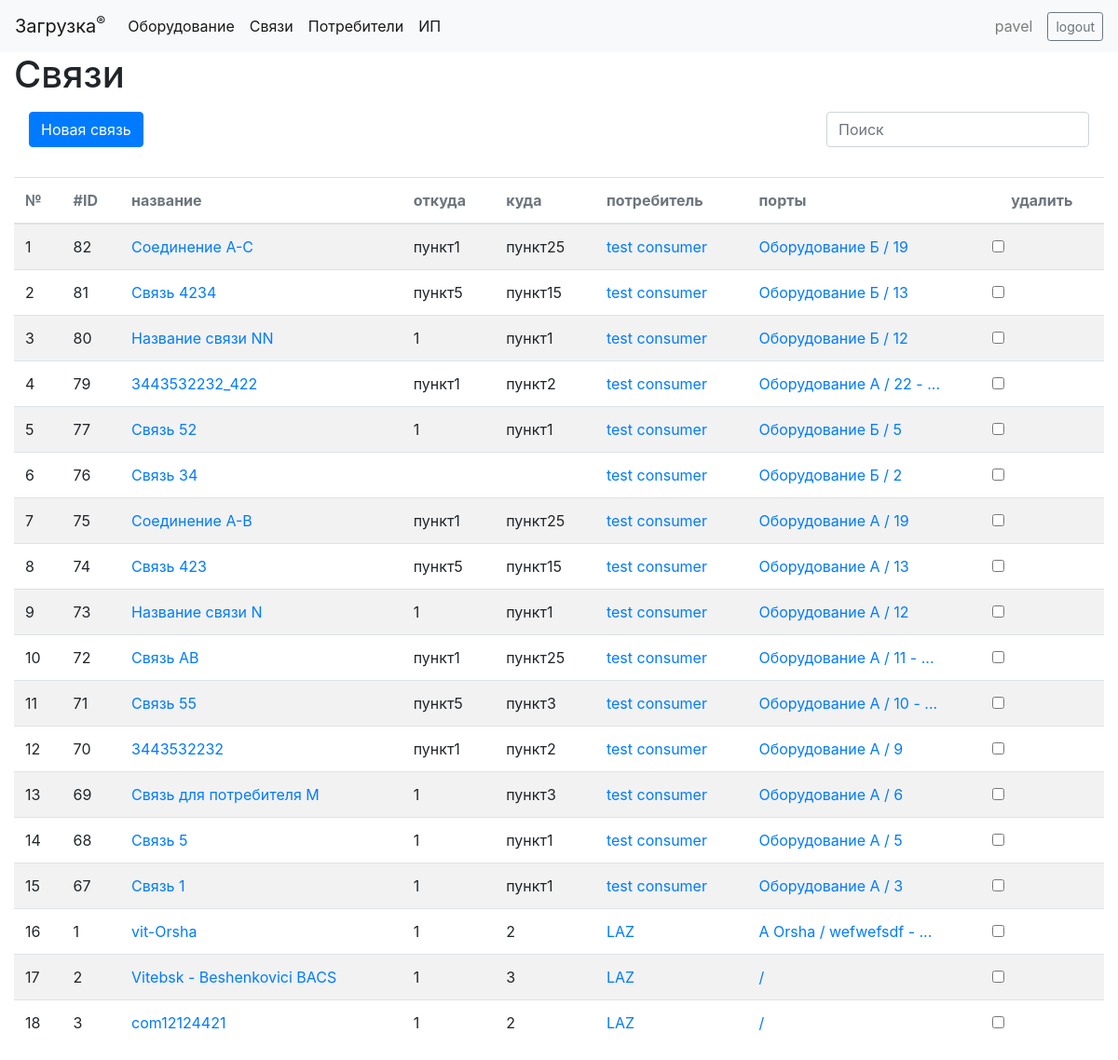
/register/communications/ (signed in), run on an earlier commit of the app's database.
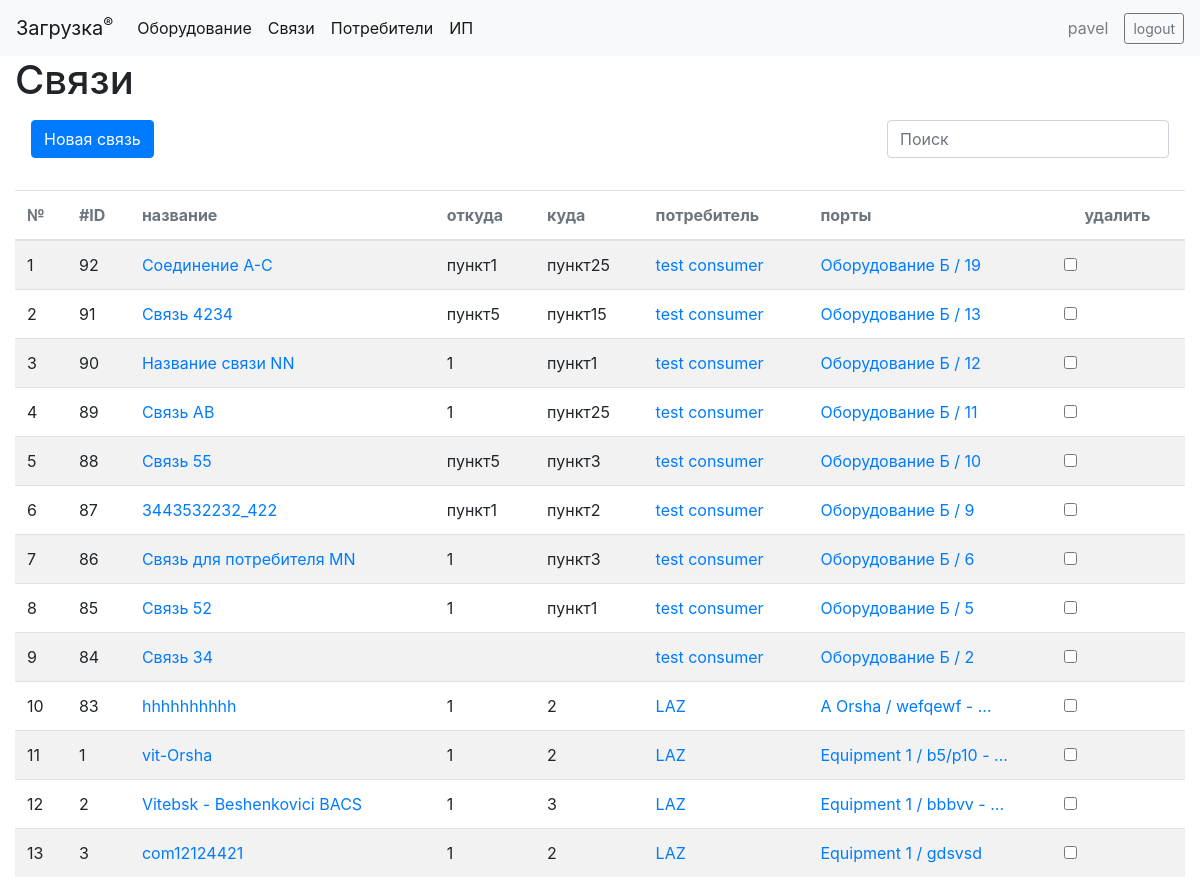
And on a later commit of the database.
### register/models.py (models this page shows, shortened)
class Communication(models.Model):
    service_status_choices = [
        ('E', 'enabled'),
        ('D', 'disabled')
    ]
    name = models.CharField(max_length=150, null=False)
    service_status = models.CharField(max_length=1, choices=service_status_choices, default='E')
    create_date = models.DateTimeField(auto_now_add=True)
    note = models.TextField(null=True, blank=True)
    direction_from = models.ForeignKey(EndPoint, on_delete=models.RESTRICT, null=True, related_name='direction_from')
    direction_to = models.ForeignKey(EndPoint, on_delete=models.RESTRICT, null=True, related_name='direction_to')
    consumer = models.ForeignKey(Consumer, on_delete=models.RESTRICT, related_name='communications')
    communication_type = models.ForeignKey(InterfaceType, null=True, on_delete=models.SET_NULL, related_name='communications')
    class Meta:
        unique_together = ('name', 'direction_from', 'direction_to', 'consumer', 'communication_type')
    def get_absolute_url(self):
        return reverse('communication_detail', args=[str(self.id)])

class EndPoint(models.Model):
    code = models.CharField(max_length=100, unique=True)
    name = models.CharField(max_length=100, null=True, blank=True)
    note = models.TextField(null=True, blank=True)

class Consumer(models.Model):
    name = models.CharField(max_length=100, unique=True)
    telephone = models.TextField(max_length=1000, null=True, blank=True)
    note = models.TextField(null=True, blank=True)

class Port(models.Model):
    media_type_choices = [
        ('E', 'electrical'),
        ('O', 'optical'),
        ('V', 'virtual')
    ]
    equipment = models.ForeignKey('Equipment', on_delete=models.CASCADE, related_name='ports', blank=True)
    interface_type = models.ForeignKey('InterfaceType', on_delete=models.RESTRICT, related_name='ports')
    media_type = models.CharField(max_length=1, choices=media_type_choices, default='E')
    port_name = models.CharField(max_length=30, blank=True)
    note = models.TextField(null=True, blank=True)
    frame_name = models.CharField(max_length=30, blank=True)  # Информация о рамке, на которой расшит порт (вместо frame с OneToOneField).
    connected_to = models.OneToOneField('Port', on_delete=models.RESTRICT, related_name='connected_from', blank=True, null=True)
    frame = models.OneToOneField('Port', on_delete=models.RESTRICT, related_name='port', blank=True, null=True)
    communication = models.ForeignKey('Communication', on_delete=models.RESTRICT, null=True, blank=True, related_name='ports')
    class Meta:
        unique_together = ('port_name', 'equipment',)

class Equipment(models.Model):
    type_choices = [
        ('E', 'Оборудование'),
        ('O', 'Оптические кроссы'),
        ('F', 'Рамки'),
        ('V', 'Виртуальные объекты'),
        ('S', 'Системы'),
        ('-', 'Другое'),
        ('', '---------'),
    ]
    name = models.CharField(max_length=100)
    endpoint = models.ForeignKey('EndPoint', on_delete=models.RESTRICT, default=None, null=True, related_name='equipments')
    location = models.CharField(max_length=100, null=True)
    note = models.TextField(null=True, blank=True)
    type = models.CharField(max_length=1, choices=type_choices, default='-')
    endpoint_opposite = models.ForeignKey('EndPoint', on_delete=models.RESTRICT, default=None, null=True, blank=True, related_name='systems')
    class Meta:
        unique_together = ('name', 'type',)

### register/views.py (the view)
# urls.py: path('communications/', views.CommunicationsListView.as_view(), name='communications'),
class CommunicationsListView(generic.ListView):
    model = Communication
    ordering = ['-create_date']

### register/templates/register/communication_list.html (shortened to what this page needs)
{% extends "base_generic.html" %}
{% block content %}
    <h1>Связи</h1>
    <div class="navbar navbar-light justify-content-between">
            <a href="{% url 'communication_create' %}" class="btn btn-primary">Новая связь</a>
        <div class="inline">
            <input id="search" class="form-control mr-sm-2" type="search" placeholder="Поиск" aria-label="Search">
        </div>
    </div>
    <br>
    {% if communication_list %}
        <div id="table_container">
            {% include 'communications_table.html' %}
        </div>
    {% else %}
      <p>There are no communications.</p>
    {% endif %}
{% endblock %}

### register/templates/communications_table.html (shortened to what this page needs)
<table class="table table-striped">
    <thead class="text-secondary">
        <th>№</th>
        <th>#ID</th>
        <th>название</th>
        <th>откуда</th>
        <th>куда</th>
        <th>потребитель</th>
        <th>порты</th>
        <th>удалить</th>
    </thead>
    <tbody>
        {% for communication in communication_list %}
            <tr>
                <td>
                    {{ forloop.counter }}
                </td>
                <td>
                    {{ communication.id }}
                </td>
                <td>
                    <a href="{% url 'communication_update' communication.pk %}?next={{ request.path }}">{{ communication.name }}</a>
                </td>
                <td>
                    {{ communication.direction_from.code }}
                </td>
                <td>
                    {{ communication.direction_to.code }}
                </td>
                <td> <a href="{% url 'consumer_detail' communication.consumer.pk %}">{{ communication.consumer.name }}</a></td>
                <td>
                    <a href="{{ communication.get_absolute_url }}">
                    {{ communication.ports.all.0.equipment.name }} / {{ communication.ports.all.0.port_name }} {% if communication.ports.all|length > 1%} - ...{% endif %}</a>
                </td>
                <td>
                    <input class="form-check-input" type="checkbox" id="delete-{{communication.id}}" data-communication_id="{{communication.id}}">
                </td>
            </tr>
        {% endfor %}
    </tbody>
</table>

What changed in the data, as far as the page shows it:
removed Communication: id "82", name "Соединение А-C", direction_from.code "пункт1", direction_to.code "пункт25", consumer.name "test consumer", ports.all.0.equipment.name "Оборудование Б", ports.all.0.port_name "19"
removed Communication: id "81", name "Связь 4234", direction_from.code "пункт5", direction_to.code "пункт15", consumer.name "test consumer", ports.all.0.equipment.name "Оборудование Б", ports.all.0.port_name "13"
removed Communication: id "80", name "Название связи NN", direction_from.code "1", direction_to.code "пункт1", consumer.name "test consumer", ports.all.0.equipment.name "Оборудование Б", ports.all.0.port_name "12"
removed Communication: id "79", name "3443532232_422", direction_from.code "пункт1", direction_to.code "пункт2", consumer.name "test consumer", ports.all.0.equipment.name "Оборудование А", ports.all.0.port_name "22"
removed Communication: id "77", name "Связь 52", direction_from.code "1", direction_to.code "пункт1", consumer.name "test consumer", ports.all.0.equipment.name "Оборудование Б", ports.all.0.port_name "5"
removed Communication: id "76", name "Связь 34", consumer.name "test consumer", ports.all.0.equipment.name "Оборудование Б", ports.all.0.port_name "2"
removed Communication: id "75", name "Соединение А-В", direction_from.code "пункт1", direction_to.code "пункт25", consumer.name "test consumer", ports.all.0.equipment.name "Оборудование А", ports.all.0.port_name "19"
removed Communication: id "74", name "Связь 423", direction_from.code "пункт5", direction_to.code "пункт15", consumer.name "test consumer", ports.all.0.equipment.name "Оборудование А", ports.all.0.port_name "13"
removed Communication: id "73", name "Название связи N", direction_from.code "1", direction_to.code "пункт1", consumer.name "test consumer", ports.all.0.equipment.name "Оборудование А", ports.all.0.port_name "12"
removed Communication: id "72", name "Связь АВ", direction_from.code "пункт1", direction_to.code "пункт25", consumer.name "test consumer", ports.all.0.equipment.name "Оборудование А", ports.all.0.port_name "11"
removed Communication: id "71", name "Связь 55", direction_from.code "пункт5", direction_to.code "пункт3", consumer.name "test consumer", ports.all.0.equipment.name "Оборудование А", ports.all.0.port_name "10"
removed Communication: id "70", name "3443532232", direction_from.code "пункт1", direction_to.code "пункт2", consumer.name "test consumer", ports.all.0.equipment.name "Оборудование А", ports.all.0.port_name "9"
removed Communication: id "69", name "Связь для потребителя М", direction_from.code "1", direction_to.code "пункт3", consumer.name "test consumer", ports.all.0.equipment.name "Оборудование А", ports.all.0.port_name "6"
removed Communication: id "68", name "Связь 5", direction_from.code "1", direction_to.code "пункт1", consumer.name "test consumer", ports.all.0.equipment.name "Оборудование А", ports.all.0.port_name "5"
removed Communication: id "67", name "Связь 1", direction_from.code "1", direction_to.code "пункт1", consumer.name "test consumer", ports.all.0.equipment.name "Оборудование А", ports.all.0.port_name "3"
added Communication: id "92", name "Соединение А-C", direction_from.code "пункт1", direction_to.code "пункт25", consumer.name "test consumer", ports.all.0.equipment.name "Оборудование Б", ports.all.0.port_name "19"
added Communication: id "91", name "Связь 4234", direction_from.code "пункт5", direction_to.code "пункт15", consumer.name "test consumer", ports.all.0.equipment.name "Оборудование Б", ports.all.0.port_name "13"
added Communication: id "90", name "Название связи NN", direction_from.code "1", direction_to.code "пункт1", consumer.name "test consumer", ports.all.0.equipment.name "Оборудование Б", ports.all.0.port_name "12"
added Communication: id "89", name "Связь АВ", direction_from.code "1", direction_to.code "пункт25", consumer.name "test consumer", ports.all.0.equipment.name "Оборудование Б", ports.all.0.port_name "11"
added Communication: id "88", name "Связь 55", direction_from.code "пункт5", direction_to.code "пункт3", consumer.name "test consumer", ports.all.0.equipment.name "Оборудование Б", ports.all.0.port_name "10"
added Communication: id "87", name "3443532232_422", direction_from.code "пункт1", direction_to.code "пункт2", consumer.name "test consumer", ports.all.0.equipment.name "Оборудование Б", ports.all.0.port_name "9"
added Communication: id "86", name "Связь для потребителя МN", direction_from.code "1", direction_to.code "пункт3", consumer.name "test consumer", ports.all.0.equipment.name "Оборудование Б", ports.all.0.port_name "6"
added Communication: id "85", name "Связь 52", direction_from.code "1", direction_to.code "пункт1", consumer.name "test consumer", ports.all.0.equipment.name "Оборудование Б", ports.all.0.port_name "5"
added Communication: id "84", name "Связь 34", consumer.name "test consumer", ports.all.0.equipment.name "Оборудование Б", ports.all.0.port_name "2"
added Communication: id "83", name "hhhhhhhhhh", direction_from.code "1", direction_to.code "2", consumer.name "LAZ", ports.all.0.equipment.name "A Orsha", ports.all.0.port_name "wefqewf"
changed through a linked row, Communication "vit-Orsha": ports.all.0.equipment.name "A Orsha" → "Equipment 1"; ports.all.0.port_name "wefwefsdf" → "b5/p10"
changed through a linked row, Communication "Vitebsk - Beshenkovici BACS": ports.all.0.equipment.name (not shown) → "Equipment 1"; ports.all.0.port_name (not shown) → "bbbvv"
changed through a linked row, Communication "com12124421": ports.all.0.equipment.name (not shown) → "Equipment 1"; ports.all.0.port_name (not shown) → "gdsvsd"
